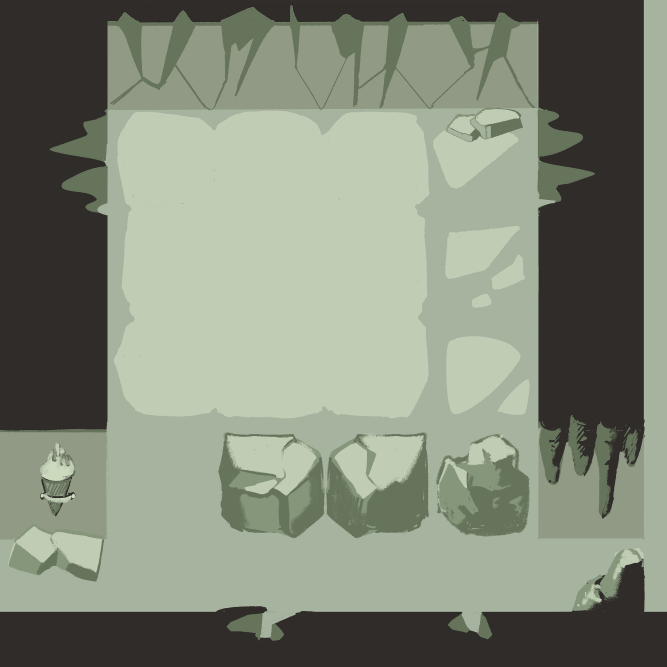
#> input picture ArtSource/terrain_sheet.jpg, 2000 x 2000 px (shown at 1/3 size)
$ python slice_terrain_sheet.py
#> lines starting #> are read from the running program, lines starting #| are printed output that depends on the picture; after the words box and inside, x2 and y2 are one past the last pixel; in counts of white or black regions, pixels touching at a corner belong together
# 把素材表切成地形 3×3、背景牆 3×3、裝飾與物件（背景去背成透明）
# 來源：ArtSource/terrain_sheet.jpg（地板）、ArtSource/background_sheet.png（背景）
# 用法：python3 Tools/slice_terrain_sheet.py [輸出資料夾]（需要 Pillow、numpy）
from PIL import Image, ImageFilter
import numpy as np
from collections import deque
import os, sys

SRC = os.path.join(os.path.dirname(__file__), '..', 'ArtSource', 'terrain_sheet.jpg')
OUT = sys.argv[1] if len(sys.argv) > 1 else os.path.join(os.path.dirname(__file__), '..', 'Assets', 'Art', 'Map', 'Terrain')
TILE = 128                       # 輸出地形格邊長（px）
SCALE = TILE / 310.0             # 素材表 → 輸出的縮放比例（地形格原尺寸約 310px）
BG = [(48, 44, 40), (166, 178, 158), (144, 152, 132)]  # 背景色：深底、淺面板、暗面板

SRC2 = os.path.join(os.path.dirname(__file__), '..', 'ArtSource', 'background_sheet.png')
img = np.asarray(Image.open(SRC).convert('RGB')).astype(int)

def is_bg(px):
    # 判斷像素是否接近任一背景色
    return min(abs(px - np.array(c)).sum() for c in BG) < 28

def cut(box, flood=True, bg=None):
    # 裁切並從邊框 flood fill 去背（bg 指定只把哪些顏色當背景）
    x0, y0, x1, y1 = box
    sub = img[y0:y1, x0:x1]
    h, w, _ = sub.shape
    bgmask = np.zeros((h, w), bool)
    near = np.zeros((h, w), bool)
    for c in (bg or BG):
        near |= abs(sub - np.array(c)).sum(2) < 28
    if flood:
        q = deque()
        for x in range(w):
            for y in (0, h - 1):
                if near[y, x] and not bgmask[y, x]: bgmask[y, x] = True; q.append((y, x))
        for y in range(h):
            for x in (0, w - 1):
                if near[y, x] and not bgmask[y, x]: bgmask[y, x] = True; q.append((y, x))
        while q:
            y, x = q.popleft()
            for dy, dx in ((1, 0), (-1, 0), (0, 1), (0, -1)):
                ny, nx = y + dy, x + dx
                if 0 <= ny < h and 0 <= nx < w and near[ny, nx] and not bgmask[ny, nx]:
                    bgmask[ny, nx] = True; q.append((ny, nx))
    alpha = Image.fromarray(np.where(bgmask, 0, 255).astype('uint8')).filter(ImageFilter.GaussianBlur(1.2))
    rgba = Image.fromarray(sub.astype('uint8')).convert('RGBA')
    rgba.putalpha(alpha)
    return rgba

def save(im, name, size=None):
    # 縮放後存檔
    size = size or (max(1, round(im.width * SCALE)), max(1, round(im.height * SCALE)))
    im.resize(size, Image.LANCZOS).save(os.path.join(OUT, name + '.png'))

os.makedirs(OUT, exist_ok=True)

# 地形 3×3（無背景：整格都是石板，flood 只吃掉外圍面板色）
xs = [330, 642, 962, 1256]
ys = [330, 620, 940, 1250]
names = [['tl', 'tc', 'tr'], ['ml', 'mc', 'mr'], ['bl', 'bc', 'br']]
for r in range(3):
    for c in range(3):
        save(cut((xs[c], ys[r], xs[c + 1], ys[r + 1])), 'terrain_' + names[r][c], (TILE, TILE))

# 裝飾
# 天花板垂吊：從深色底下方開始裁（頂端切平貼齊天花板），只把淺色面板當背景，保留深色陰影
save(cut((1622, 1328, 1862, 1520), bg=[(144, 152, 132), (166, 178, 158)]), 'decor_ceiling_stalactite')
#> the loop in cut (call 10), `for c in (bg or BG):` made 2 passes
#> pass 1, in cut (call 10), `near |= abs(sub - np.array(c)).sum(2) < 28`:
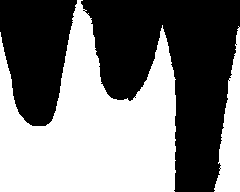
#> near: shape (192, 240) bool; 48.9% white; 2 white regions, box (x1, y1, x2, y2) and area: (0, 0, 176, 192) 20223, (214, 26, 240, 192) 2318
#> after the loop in cut (call 10), `for x in range(w):`: bgmask: shape (192, 240) bool; 0.45% white in thin lines or dots
#> after the loop in cut (call 10), `for y in range(h):`: bgmask: shape (192, 240) bool; 1.2% white in thin lines or dots
#> after the loop in cut (call 10), `while q:`: bgmask: shape (192, 240) bool; 48.9% white; 2 white regions, box (x1, y1, x2, y2) and area: (0, 0, 176, 192) 20222, (214, 27, 240, 192) 2318
save(cut((140, 320, 312, 625)), 'decor_side_left')                 # 左側尖刺（貼齊地形左緣）
#> after the loop in cut (call 11), `for x in range(w):`: bgmask: shape (305, 172) bool; 0.59% white in thin lines or dots
#> after the loop in cut (call 11), `for y in range(h):`:
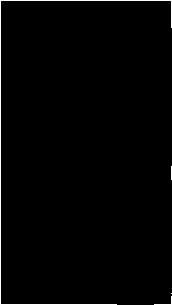
#> bgmask: shape (305, 172) bool; 1.3% white in thin lines or dots
#> after the loop in cut (call 11), `while q:`: bgmask: shape (305, 172) bool; 62.1% white; 9 black regions (7 under 20 px), largest, box (x1, y1, x2, y2) and area: (9, 28, 172, 167) 10829, (44, 180, 172, 305) 9045
save(cut((1614, 320, 1730, 615)), 'decor_side_right')              # 右側尖刺（貼齊地形右緣）
#> after the loop in cut (call 12), `for x in range(w):`: bgmask: shape (295, 116) bool; 0.65% white in thin lines or dots
#> after the loop in cut (call 12), `for y in range(h):`:
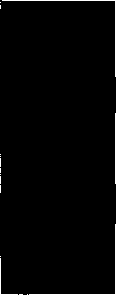
#> bgmask: shape (295, 116) bool; 1.5% white in thin lines or dots
#> after the loop in cut (call 12), `while q:`: bgmask: shape (295, 116) bool; 40.7% white; 14 white regions (11 under 20 px), largest, box (x1, y1, x2, y2) and area: (2, 0, 116, 77) 5305, (5, 113, 116, 185) 4340, (0, 224, 116, 295) 4256

# ───────── 背景素材表（background_sheet.png）─────────
img = np.asarray(Image.open(SRC2).convert('RGB')).astype(int)
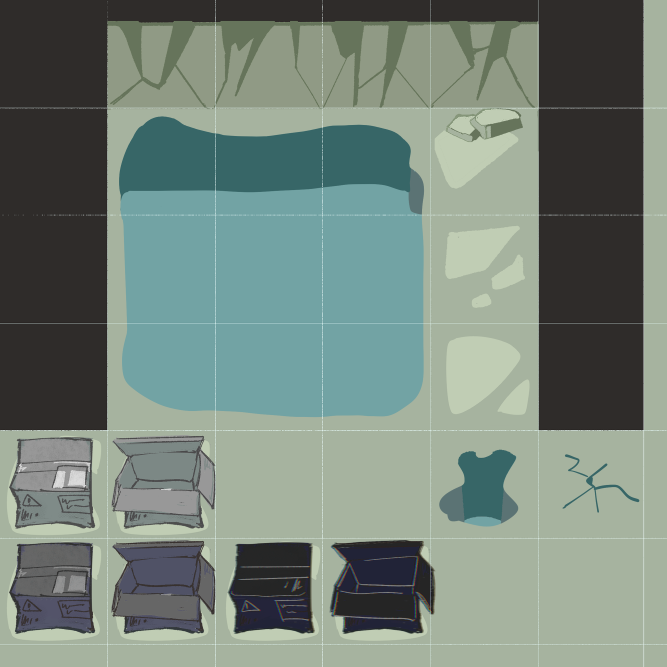
#> input picture ArtSource/background_sheet.png, 2000 x 2000 px (shown at 1/3 size)
# 去掉素材表上的白色格線（用旁邊的像素補）
for x, src in [(322, 320), (646, 644), (647, 644), (967, 965), (968, 965), (1292, 1290), (1615, 1613), (1931, 1929), (1932, 1929)]:
    img[:, x] = img[:, src]
for y, src in [(323, 321), (324, 321), (644, 642), (645, 642), (969, 967), (970, 967), (1290, 1288), (1291, 1288), (1614, 1612), (1615, 1612), (1934, 1932)]:
    img[y, :] = img[src, :]

# 背景牆 3×3（上排深色 = 天花板下的陰影）
xs = [358, 662, 966, 1270]
ys = [350, 650, 950, 1250]
for r in range(3):
    for c in range(3):
        save(cut((xs[c], ys[r], xs[c + 1], ys[r + 1])), 'backwall_' + names[r][c], (TILE, TILE))
#> this loop made 3 passes
#> pass 1, in cut (call 13), `alpha = Image.fromarray(np.where(bgmask, 0, 255).astype('uint8')).filt..`:
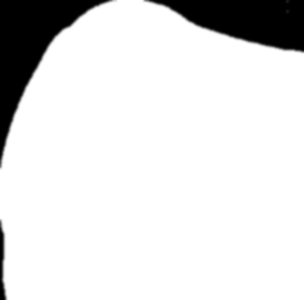
#> alpha: PIL image 304x300 L; min 0, max 255, mean 224.1
#> pass 1, in save (call 13), `im.resize(size, Image.LANCZOS).save(os.path.join(OUT, name + '.png'))`:
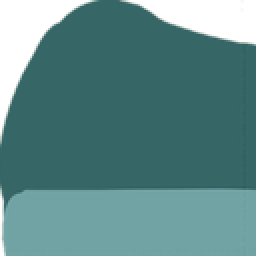
#> saved as backwall_tl.png: PIL image 128x128 RGBA (shown 2 times larger); mean R, G, B, A 66.4, 108.5, 108.8, 224; transparent parts drawn white

save(cut((1670, 1350, 1925, 1550)), 'decor_wall_crack')   # 背景牆裂紋
#> in cut (call 22), `sub = img[y0:y1, x0:x1]`:
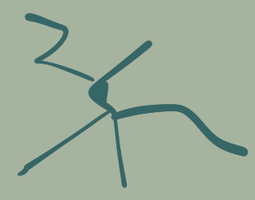
#> sub: shape (200, 255, 3) int64; mean R, G, B 158.3, 173.6, 155.1
save(cut((1305, 1340, 1565, 1590)), os.path.join('..', 'Props', 'prop_waterfall'))  # 水流（憋氣屏障外觀，輸出到 Art/Map/Props）
